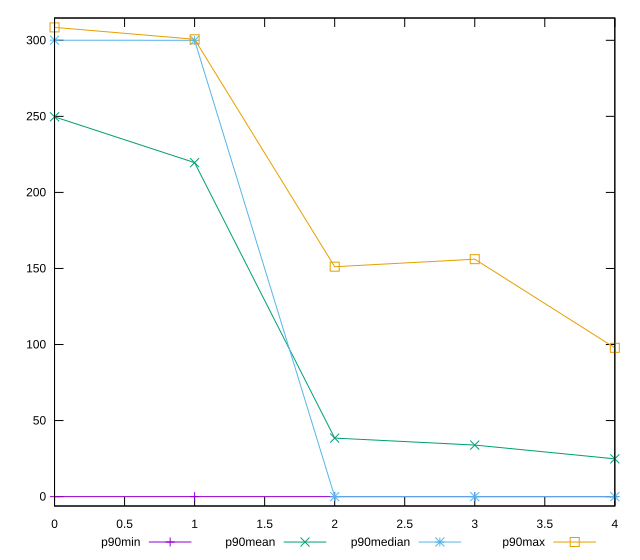

Source code (gnuplot):
reset

$p90Min <<EOF
0 0
1 0
2 0
3 0
4 0
EOF

$p90Mean <<EOF
0 249.68487234342862
1 219.57254254763177
2 38.47334045552193
3 33.88047872705663
4 24.835500027271028
EOF

$p90Median <<EOF
0 300.07500000000005
1 300
2 0
3 0
4 0
EOF

$p90Max <<EOF
0 308.49
1 300.668
2 151.1670002937317
3 156.110999584198
4 97.82499980926514
EOF

set key outside below
set xrange [0:4]
set yrange [-6.1698:314.6598]
set trange [-6.1698:314.6598]
set terminal svg size 640, 560 enhanced background rgb 'white'
set output "report_00023_2021-02-20T12:14:57.249Z/uses-rel-preconnect/progression/value.svg"

plot $p90Min title "p90min" with linespoints, \
     $p90Mean title "p90mean" with linespoints, \
     $p90Median title "p90median" with linespoints, \
     $p90Max title "p90max" with linespoints

reset
